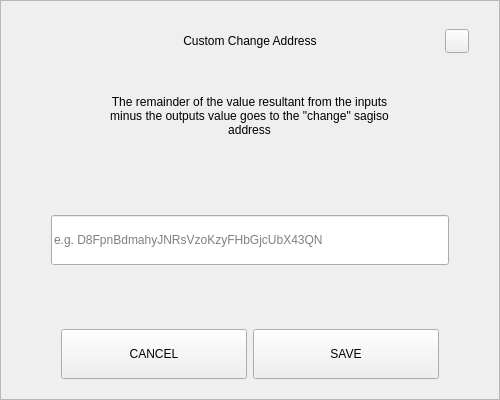
<?xml version="1.0" encoding="UTF-8"?>
<ui version="4.0">
 <class>SendChangeAddressDialog</class>
 <widget class="QDialog" name="SendChangeAddressDialog">
  <property name="geometry">
   <rect>
    <x>0</x>
    <y>0</y>
    <width>500</width>
    <height>400</height>
   </rect>
  </property>
  <property name="windowTitle">
   <string>Dialog</string>
  </property>
  <layout class="QVBoxLayout" name="verticalLayout">
   <property name="spacing">
    <number>0</number>
   </property>
   <property name="leftMargin">
    <number>0</number>
   </property>
   <property name="topMargin">
    <number>0</number>
   </property>
   <property name="rightMargin">
    <number>0</number>
   </property>
   <property name="bottomMargin">
    <number>0</number>
   </property>
   <item>
    <widget class="QFrame" name="frame">
     <property name="styleSheet">
      <string notr="true"/>
     </property>
     <property name="frameShape">
      <enum>QFrame::StyledPanel</enum>
     </property>
     <property name="frameShadow">
      <enum>QFrame::Raised</enum>
     </property>
     <layout class="QVBoxLayout" name="verticalLayout_2" stretch="0,0,0,0,0,0,0">
      <property name="spacing">
       <number>0</number>
      </property>
      <property name="leftMargin">
       <number>30</number>
      </property>
      <property name="topMargin">
       <number>20</number>
      </property>
      <property name="rightMargin">
       <number>30</number>
      </property>
      <property name="bottomMargin">
       <number>20</number>
      </property>
      <item>
       <layout class="QHBoxLayout" name="horizontalLayout_3">
        <property name="spacing">
         <number>0</number>
        </property>
        <item>
         <spacer name="horizontalSpacer_2">
          <property name="orientation">
           <enum>Qt::Horizontal</enum>
          </property>
          <property name="sizeHint" stdset="0">
           <size>
            <width>40</width>
            <height>20</height>
           </size>
          </property>
         </spacer>
        </item>
        <item>
         <widget class="QLabel" name="labelTitle">
          <property name="minimumSize">
           <size>
            <width>0</width>
            <height>40</height>
           </size>
          </property>
          <property name="maximumSize">
           <size>
            <width>16777215</width>
            <height>40</height>
           </size>
          </property>
          <property name="styleSheet">
           <string notr="true">padding-left:24px;</string>
          </property>
          <property name="text">
           <string>Custom Change Address</string>
          </property>
          <property name="alignment">
           <set>Qt::AlignCenter</set>
          </property>
          <property name="margin">
           <number>7</number>
          </property>
         </widget>
        </item>
        <item>
         <spacer name="horizontalSpacer">
          <property name="orientation">
           <enum>Qt::Horizontal</enum>
          </property>
          <property name="sizeHint" stdset="0">
           <size>
            <width>40</width>
            <height>20</height>
           </size>
          </property>
         </spacer>
        </item>
        <item>
         <widget class="QPushButton" name="btnEsc">
          <property name="minimumSize">
           <size>
            <width>24</width>
            <height>24</height>
           </size>
          </property>
          <property name="maximumSize">
           <size>
            <width>24</width>
            <height>24</height>
           </size>
          </property>
          <property name="focusPolicy">
           <enum>Qt::NoFocus</enum>
          </property>
          <property name="text">
           <string/>
          </property>
         </widget>
        </item>
       </layout>
      </item>
      <item>
       <spacer name="verticalSpacer_2">
        <property name="orientation">
         <enum>Qt::Vertical</enum>
        </property>
        <property name="sizeType">
         <enum>QSizePolicy::Fixed</enum>
        </property>
        <property name="sizeHint" stdset="0">
         <size>
          <width>20</width>
          <height>20</height>
         </size>
        </property>
       </spacer>
      </item>
      <item alignment="Qt::AlignHCenter">
       <widget class="QLabel" name="labelMessage">
        <property name="minimumSize">
         <size>
          <width>0</width>
          <height>70</height>
         </size>
        </property>
        <property name="text">
         <string>The remainder of the value resultant from the inputs minus the outputs value goes to the &quot;change&quot; sagiso address</string>
        </property>
        <property name="alignment">
         <set>Qt::AlignCenter</set>
        </property>
        <property name="wordWrap">
         <bool>true</bool>
        </property>
       </widget>
      </item>
      <item>
       <spacer name="verticalSpacer_3">
        <property name="orientation">
         <enum>Qt::Vertical</enum>
        </property>
        <property name="sizeHint" stdset="0">
         <size>
          <width>20</width>
          <height>40</height>
         </size>
        </property>
       </spacer>
      </item>
      <item>
       <layout class="QHBoxLayout" name="horizontalLayout_2">
        <property name="spacing">
         <number>0</number>
        </property>
        <property name="leftMargin">
         <number>20</number>
        </property>
        <property name="rightMargin">
         <number>20</number>
        </property>
        <item>
         <widget class="QLineEdit" name="lineEditAddress">
          <property name="minimumSize">
           <size>
            <width>0</width>
            <height>50</height>
           </size>
          </property>
          <property name="placeholderText">
           <string notr="true">e.g. D8FpnBdmahyJNRsVzoKzyFHbGjcUbX43QN</string>
          </property>
         </widget>
        </item>
       </layout>
      </item>
      <item>
       <spacer name="verticalSpacer">
        <property name="orientation">
         <enum>Qt::Vertical</enum>
        </property>
        <property name="sizeHint" stdset="0">
         <size>
          <width>20</width>
          <height>40</height>
         </size>
        </property>
       </spacer>
      </item>
      <item>
       <layout class="QHBoxLayout" name="horizontalLayout" stretch="2,2">
        <property name="spacing">
         <number>6</number>
        </property>
        <property name="leftMargin">
         <number>30</number>
        </property>
        <property name="rightMargin">
         <number>30</number>
        </property>
        <item>
         <widget class="QPushButton" name="btnCancel">
          <property name="minimumSize">
           <size>
            <width>180</width>
            <height>50</height>
           </size>
          </property>
          <property name="focusPolicy">
           <enum>Qt::NoFocus</enum>
          </property>
          <property name="text">
           <string>CANCEL</string>
          </property>
         </widget>
        </item>
        <item>
         <widget class="QPushButton" name="btnSave">
          <property name="minimumSize">
           <size>
            <width>180</width>
            <height>50</height>
           </size>
          </property>
          <property name="focusPolicy">
           <enum>Qt::NoFocus</enum>
          </property>
          <property name="text">
           <string>SAVE</string>
          </property>
         </widget>
        </item>
       </layout>
      </item>
     </layout>
    </widget>
   </item>
  </layout>
 </widget>
 <resources/>
 <connections/>
</ui>
